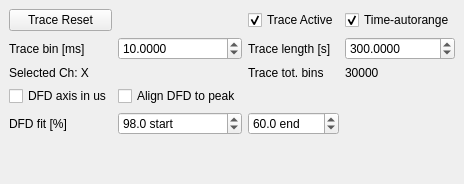
  <widget class="QDockWidget" name="dockWidget_traceConf">
   <property name="features">
    <set>QDockWidget::DockWidgetFeature::DockWidgetFloatable|QDockWidget::DockWidgetFeature::DockWidgetMovable</set>
   </property>
   <property name="windowTitle">
    <string>Conf.</string>
   </property>
   <attribute name="dockWidgetArea">
    <number>2</number>
   </attribute>
   <widget class="QWidget" name="dockWidgetContents_20">
    <layout class="QGridLayout" name="gridLayout_70">
     <item row="0" column="0">
      <layout class="QGridLayout" name="gridLayout_62">
       <property name="sizeConstraint">
        <enum>QLayout::SizeConstraint::SetMinimumSize</enum>
       </property>
       <item row="2" column="0">
        <widget class="QLabel" name="label_73">
         <property name="text">
          <string>Trace bin [ms]</string>
         </property>
        </widget>
       </item>
       <item row="0" column="2">
        <widget class="QCheckBox" name="checkBox_trace_on">
         <property name="text">
          <string>Trace Active</string>
         </property>
         <property name="checked">
          <bool>true</bool>
         </property>
        </widget>
       </item>
       <item row="0" column="0">
        <widget class="QPushButton" name="pushButton_trace">
         <property name="text">
          <string>Trace Reset</string>
         </property>
        </widget>
       </item>
       <item row="0" column="3">
        <widget class="QCheckBox" name="checkBox_trace_autorange">
         <property name="text">
          <string>Time-autorange</string>
         </property>
         <property name="checked">
          <bool>true</bool>
         </property>
        </widget>
       </item>
       <item row="2" column="1">
        <widget class="QDoubleSpinBox" name="doubleSpinBox_binsize">
         <property name="decimals">
          <number>4</number>
         </property>
         <property name="minimum">
          <double>0.010000000000000</double>
         </property>
         <property name="value">
          <double>10.000000000000000</double>
         </property>
        </widget>
       </item>
       <item row="2" column="3">
        <widget class="QDoubleSpinBox" name="doubleSpinBox_maxlength">
         <property name="decimals">
          <number>4</number>
         </property>
         <property name="minimum">
          <double>0.010000000000000</double>
         </property>
         <property name="maximum">
          <double>99999.990000000005239</double>
         </property>
         <property name="value">
          <double>300.000000000000000</double>
         </property>
        </widget>
       </item>
       <item row="2" column="2">
        <widget class="QLabel" name="label_74">
         <property name="text">
          <string>Trace length [s]</string>
         </property>
        </widget>
       </item>
       <item row="4" column="3">
        <widget class="QLabel" name="label_trace_total_bins">
         <property name="text">
          <string>30000</string>
         </property>
        </widget>
       </item>
       <item row="4" column="2">
        <widget class="QLabel" name="label_76">
         <property name="text">
          <string>Trace tot. bins</string>
         </property>
        </widget>
       </item>
       <item row="4" column="0">
        <widget class="QLabel" name="label_plot_channel">
         <property name="sizePolicy">
          <sizepolicy hsizetype="Minimum" vsizetype="Minimum">
           <horstretch>0</horstretch>
           <verstretch>0</verstretch>
          </sizepolicy>
         </property>
         <property name="text">
          <string>Selected Ch: X</string>
         </property>
        </widget>
       </item>
       <item row="5" column="0">
        <widget class="QCheckBox" name="checkBox_trace_dfd_time_axis">
         <property name="text">
          <string>DFD axis in us</string>
         </property>
        </widget>
       </item>
       <item row="5" column="1">
        <widget class="QCheckBox" name="checkBox_trace_dfd_align_peak">
         <property name="text">
          <string>Align DFD to peak</string>
         </property>
        </widget>
       </item>
       <item row="6" column="0">
        <widget class="QLabel" name="label_trace_dfd_fit_levels">
         <property name="text">
          <string>DFD fit [%]</string>
         </property>
        </widget>
       </item>
       <item row="6" column="1">
        <widget class="QDoubleSpinBox" name="doubleSpinBox_trace_dfd_start_percent">
         <property name="suffix">
          <string> start</string>
         </property>
         <property name="decimals">
          <number>1</number>
         </property>
         <property name="minimum">
          <double>0.100000000000000</double>
         </property>
         <property name="maximum">
          <double>99.900000000000006</double>
         </property>
         <property name="singleStep">
          <double>1.000000000000000</double>
         </property>
         <property name="value">
          <double>98.000000000000000</double>
         </property>
        </widget>
       </item>
       <item row="6" column="2">
        <widget class="QDoubleSpinBox" name="doubleSpinBox_trace_dfd_end_percent">
         <property name="suffix">
          <string> end</string>
         </property>
         <property name="decimals">
          <number>1</number>
         </property>
         <property name="minimum">
          <double>0.100000000000000</double>
         </property>
         <property name="maximum">
          <double>99.900000000000006</double>
         </property>
         <property name="singleStep">
          <double>1.000000000000000</double>
         </property>
         <property name="value">
          <double>60.000000000000000</double>
         </property>
        </widget>
       </item>
      </layout>
     </item>
     <item row="1" column="0">
      <spacer name="verticalSpacer_2">
       <property name="orientation">
        <enum>Qt::Orientation::Vertical</enum>
       </property>
       <property name="sizeHint" stdset="0">
        <size>
         <width>20</width>
         <height>40</height>
        </size>
       </property>
      </spacer>
     </item>
    </layout>
   </widget>
  </widget>
